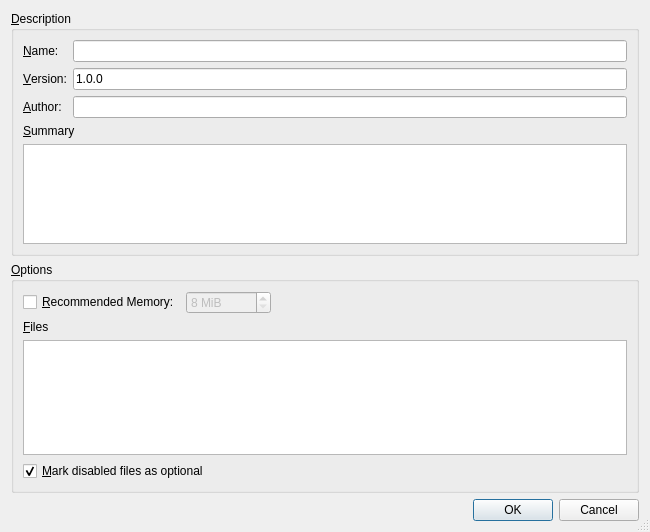
<?xml version="1.0" encoding="UTF-8"?>
<ui version="4.0">
 <class>ExportPackDialog</class>
 <widget class="QDialog" name="ExportPackDialog">
  <property name="geometry">
   <rect>
    <x>0</x>
    <y>0</y>
    <width>650</width>
    <height>532</height>
   </rect>
  </property>
  <property name="sizeGripEnabled">
   <bool>true</bool>
  </property>
  <layout class="QVBoxLayout" name="verticalLayout_2">
   <item>
    <widget class="QGroupBox" name="information">
     <property name="title">
      <string>&amp;Description</string>
     </property>
        <layout class="QVBoxLayout" name="verticalLayout">
      <item>
          <layout class="QFormLayout" name="formLayout">
              <property name="labelAlignment">
                  <set>Qt::AlignLeading|Qt::AlignLeft|Qt::AlignVCenter</set>
              </property>
              <item row="0" column="0">
                  <widget class="QLabel" name="nameLabel">
                      <property name="text">
                          <string>&amp;Name:</string>
                      </property>
                      <property name="buddy">
                          <cstring>name</cstring>
                      </property>
                  </widget>
              </item>
              <item row="0" column="1">
                  <widget class="QLineEdit" name="name"/>
              </item>
              <item row="1" column="0">
                  <widget class="QLabel" name="versionLabel">
                      <property name="text">
                          <string>&amp;Version:</string>
                      </property>
                      <property name="buddy">
                          <cstring>version</cstring>
                      </property>
                  </widget>
              </item>
              <item row="1" column="1">
                  <widget class="QLineEdit" name="version">
                      <property name="text">
                          <string>1.0.0</string>
                      </property>
                  </widget>
              </item>
              <item row="2" column="0">
                  <widget class="QLabel" name="authorLabel">
                      <property name="text">
                          <string>&amp;Author:</string>
                      </property>
                      <property name="buddy">
                          <cstring>author</cstring>
                      </property>
                  </widget>
              </item>
              <item row="2" column="1">
                  <widget class="QLineEdit" name="author"/>
              </item>
          </layout>
      </item>
      <item>
       <widget class="QLabel" name="summaryLabel">
        <property name="text">
         <string>&amp;Summary</string>
        </property>
        <property name="buddy">
         <cstring>summary</cstring>
        </property>
       </widget>
      </item>
      <item>
       <widget class="QPlainTextEdit" name="summary">
           <property name="sizePolicy">
               <sizepolicy hsizetype="Expanding" vsizetype="Fixed">
                   <horstretch>0</horstretch>
                   <verstretch>0</verstretch>
               </sizepolicy>
           </property>
           <property name="minimumSize">
               <size>
                   <width>0</width>
                   <height>100</height>
               </size>
           </property>
           <property name="maximumSize">
               <size>
                   <width>16777215</width>
                   <height>100</height>
               </size>
           </property>
        <property name="tabChangesFocus">
         <bool>true</bool>
        </property>
       </widget>
      </item>
        </layout>
    </widget>
   </item>
      <item>
          <widget class="QGroupBox" name="options">
              <property name="title">
                  <string>&amp;Options</string>
              </property>
              <layout class="QVBoxLayout" name="verticalLayout_3">
                  <item>
                      <widget class="QWidget" name="recommendedMemoryWidget" native="true">
                          <layout class="QHBoxLayout" name="horizontalLayout">
                              <property name="leftMargin">
                                  <number>0</number>
                              </property>
                              <property name="topMargin">
                                  <number>0</number>
                              </property>
                              <property name="rightMargin">
                                  <number>0</number>
                              </property>
                              <property name="bottomMargin">
                                  <number>0</number>
                              </property>
                              <item>
                                  <widget class="QCheckBox" name="recommendedMemoryCheckBox">
                                      <property name="text">
                                          <string>&amp;Recommended Memory:</string>
                                      </property>
                                  </widget>
                              </item>
                              <item>
                                  <widget class="QSpinBox" name="recommendedMemory">
                                      <property name="enabled">
                                          <bool>false</bool>
                                      </property>
                                      <property name="sizePolicy">
                                          <sizepolicy hsizetype="Maximum" vsizetype="Fixed">
                                              <horstretch>0</horstretch>
                                              <verstretch>0</verstretch>
                                          </sizepolicy>
                                      </property>
                                      <property name="suffix">
                                          <string> MiB</string>
                                      </property>
                                      <property name="minimum">
                                          <number>8</number>
                                      </property>
                                      <property name="maximum">
                                          <number>32768</number>
                                      </property>
                                      <property name="singleStep">
                                          <number>128</number>
                                      </property>
                                  </widget>
                              </item>
                              <item>
                                  <spacer name="horizontalSpacer">
                                      <property name="orientation">
                                          <enum>Qt::Horizontal</enum>
                                      </property>
                                      <property name="sizeHint" stdset="0">
                                          <size>
                                              <width>40</width>
                                              <height>20</height>
                                          </size>
                                      </property>
                                  </spacer>
                              </item>
                          </layout>
                      </widget>
                  </item>
      <item>
       <widget class="QLabel" name="filesLabel">
        <property name="text">
         <string>&amp;Files</string>
        </property>
        <property name="buddy">
         <cstring>files</cstring>
        </property>
       </widget>
      </item>
      <item>
       <widget class="QTreeView" name="files">
        <property name="alternatingRowColors">
         <bool>true</bool>
        </property>
        <property name="selectionMode">
         <enum>QAbstractItemView::ExtendedSelection</enum>
        </property>
        <property name="sortingEnabled">
         <bool>true</bool>
        </property>
        <attribute name="headerStretchLastSection">
         <bool>false</bool>
        </attribute>
       </widget>
      </item>
      <item>
       <widget class="QCheckBox" name="optionalFiles">
        <property name="text">
         <string>&amp;Mark disabled files as optional</string>
        </property>
        <property name="checked">
         <bool>true</bool>
        </property>
       </widget>
      </item>
     </layout>
    </widget>
   </item>
   <item>
    <widget class="QDialogButtonBox" name="buttonBox">
     <property name="standardButtons">
      <set>QDialogButtonBox::Cancel|QDialogButtonBox::Ok</set>
     </property>
    </widget>
   </item>
  </layout>
 </widget>
 <tabstops>
  <tabstop>files</tabstop>
  <tabstop>optionalFiles</tabstop>
 </tabstops>
 <resources/>
 <connections>
  <connection>
   <sender>buttonBox</sender>
   <signal>accepted()</signal>
   <receiver>ExportPackDialog</receiver>
   <slot>accept()</slot>
   <hints>
    <hint type="sourcelabel">
     <x>324</x>
     <y>390</y>
    </hint>
    <hint type="destinationlabel">
     <x>324</x>
     <y>206</y>
    </hint>
   </hints>
  </connection>
  <connection>
   <sender>buttonBox</sender>
   <signal>rejected()</signal>
   <receiver>ExportPackDialog</receiver>
   <slot>reject()</slot>
   <hints>
    <hint type="sourcelabel">
     <x>324</x>
     <y>390</y>
    </hint>
    <hint type="destinationlabel">
     <x>324</x>
     <y>206</y>
    </hint>
   </hints>
  </connection>
 </connections>
</ui>
